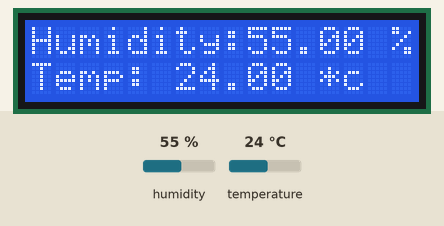
This sketch was run on a simulated ESP8266 (NodeMCU). On the bench: 16×2 character LCD. The inputs (shaded band) are chosen by the test bench; at power-on: humidity 55 %, temperature 24 °C. What the sketch prints to the serial monitor is not drawn.

Above: at 2.9 s.
3.0 s: humidity set to 22 %
At 4.7 s:
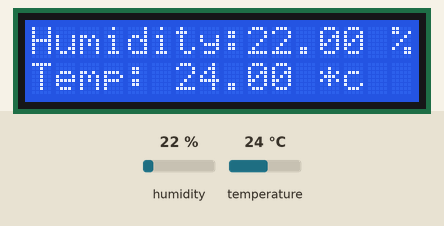
5.8 s: temperature set to 12 °C
At 7.1 s:
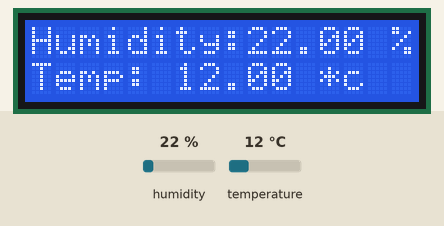
8.6 s: humidity set to 40 %
At 11.7 s:
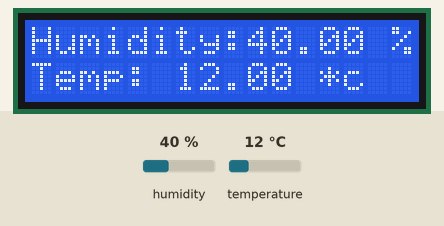
12.0 s: temperature set to 19 °C
At 13.2 s:
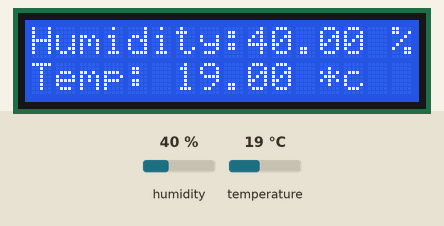
14.8 s: temperature set to 41 °C
At 18.0 s:
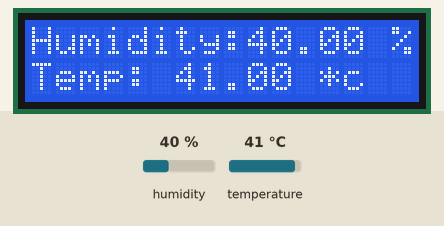
Timing chart, 0 to 19.5 s (numbered marks = the images above; inputs shaded):
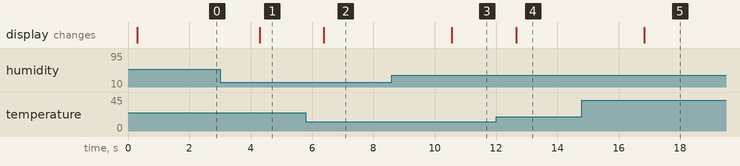

The sketch:

DT11_LCD.ino
```cpp
#include <DHT.h>
#include <Wire.h>
#include <LiquidCrystal_I2C.h>

#define DHTPIN D7     // what digital pin we're connected to
#define DHTTYPE DHT11

DHT dht(DHTPIN, DHTTYPE);
LiquidCrystal_I2C lcd(0x27, 16, 2);

void setup() {
  Serial.begin(9600);
  dht.begin();
}

void loop() {
  delay(1);
  float h = dht.readHumidity();
  float t = dht.readTemperature();
  float f = dht.readTemperature(true);

  if (isnan(h) || isnan(t) || isnan(f)) {
    Serial.println("Failed to read from DHT sensor!");
    return;
  }

  Serial.print("Humidity: ");
  Serial.print(h);
  Serial.print(" %\t");
  Serial.print("Temperature: ");
  Serial.print(t);
  Serial.print(" *C ");
  Serial.print(f);
  Serial.print(" *F\t\n");

  lcd.begin();
  lcd.backlight();

    lcd.setCursor(0, 0);
    lcd.print("Humidity:");
    lcd.print(h);
    lcd.print(" %");

    lcd.setCursor(0, 1);
    lcd.print("Temp: ");
    lcd.print(t);
    lcd.print(" *c");


}
```

Measured:
- after the input at 3.0 s, the display: changes after 1.3 s (image 1)
- after the input at 5.8 s, the display: changes after 0.59 s (image 2)
- after the input at 8.6 s, the display: changes after 2.0 s (image 3)
- after the input at 12.0 s, the display: changes after 0.65 s (image 4)
- after the input at 14.8 s, the display: changes after 2.0 s (image 5)
